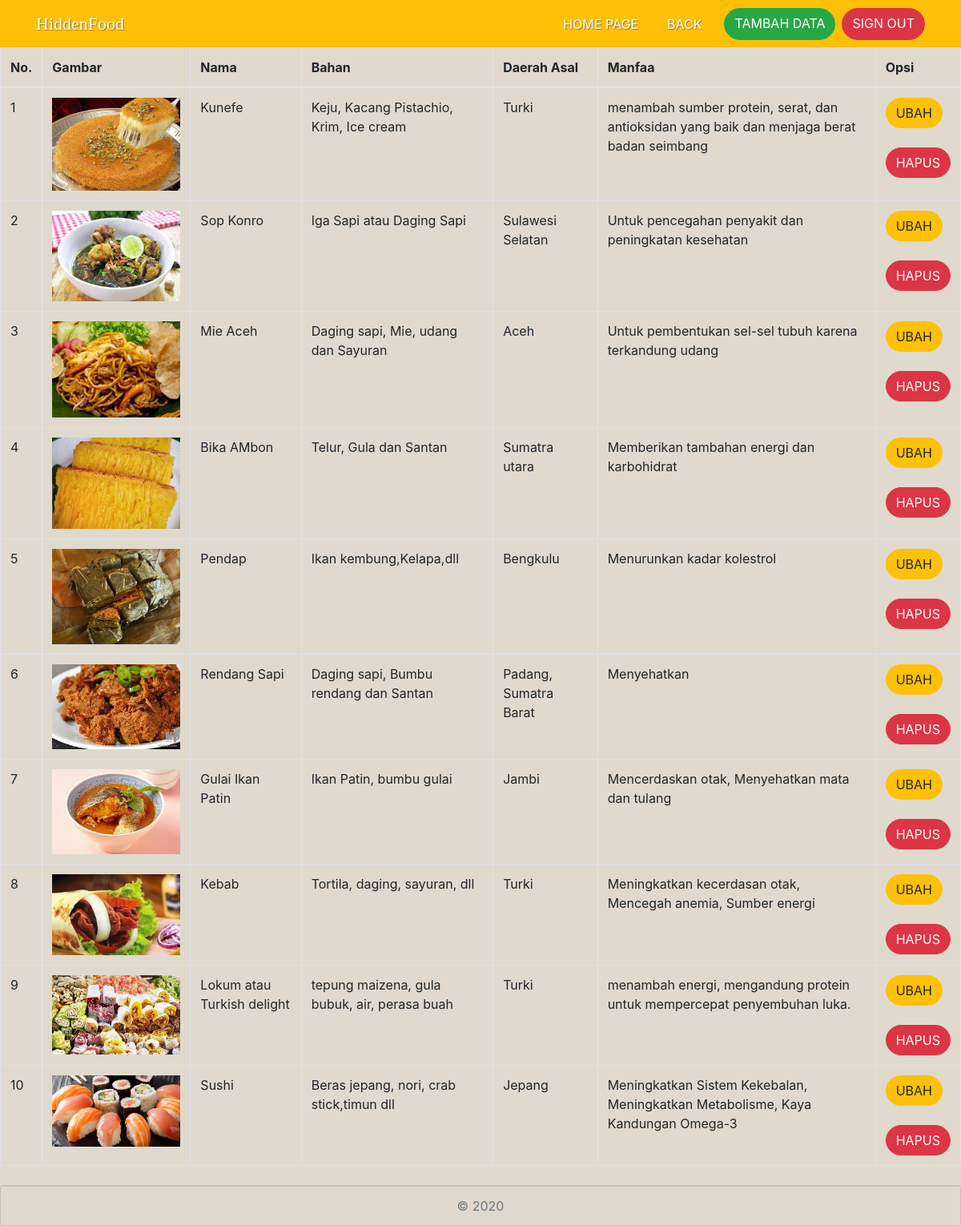
Page /tubes/tubes_193040042/php/admin.php (signed in) on the committed database.
### tables this page shows
CREATE TABLE IF NOT EXISTS `makanan` (
  `id` int(11) NOT NULL AUTO_INCREMENT,
  `gambar` varchar(255) NOT NULL,
  `nama` varchar(255) NOT NULL,
  `bahan` longtext NOT NULL,
  `daerah_asal` varchar(255) NOT NULL,
  `manfaat` longtext NOT NULL,
  PRIMARY KEY (`id`)
);

### tubes/tubes_193040042/php/function.php (called while the page is built, shortened)
<?php
function koneksi()
{
    $conn = mysqli_connect("localhost", "root", "") or die("Koneksi ke DB gagal");
    mysqli_select_db($conn, "tubes_193040042") or die("Database Salah!");
    return $conn;
}
function query($sql)
{
    $conn = koneksi();
    $result = mysqli_query($conn, $sql);
    $rows = [];
    while ($row = mysqli_fetch_assoc($result)) {
        $rows[] = $row;
    }
    return $rows;
}

### tubes/tubes_193040042/php/admin.php (the view, shortened to what this page needs)
<?php
$makanan = query("SELECT * FROM makanan");
?>
<!doctype html>
<html lang="en">
<head>
  <link rel="stylesheet" href="https://maxcdn.bootstrapcdn.com/bootstrap/4.0.0/css/bootstrap.min.css">
  <link rel="stylesheet" href="../css/newcss.css">
</head>
<body id="body">
  <nav class="navbar sticky-top navbar-expand-lg navbar-light bg-warning">
    <div class="container">
      <a class="navbar-brand" href="#body">HiddenFood</a>
      <div class="collapse navbar-collapse" id="navbarNavAltMarkup">
        <div class="navbar-nav ml-auto">
          <a class="nav-item nav-link active" href="../index.php">Home Page<span class="sr-only">(current)</span></a>
          <a class="nav-item nav-link active" href="isi.php">Back</a>
          <a class="nav-item  btn btn-success tombol mr-2" href="tambah2.php">Tambah Data</a>
          <a class="nav-item  btn btn-danger tombol" href="logout.php">Sign Out</a>
        </div>
      </div>
  </nav>
  <table class="table table-responsive-sm table-hover table-bordered">
    <thead>
      <tr>
        <th scope="col">No.</th>
        <th scope="col">Gambar</th>
        <th scope="col">Nama</th>
        <th scope="col">Bahan</th>
        <th scope="col">Daerah Asal</th>
        <th scope="col">Manfaa</th>
        <th scope="col">Opsi</th>
      </tr>
    </thead>
    <tbody>
      <?php if (empty($makanan)) : ?>
        <tr>
          <td colspan="7">
            <h1>Data tidak ditemukan</h1>
          </td>
        </tr>
      <?php else : ?>
        <?php $no = 1 ?>
        <?php foreach ($makanan as $mkn) : ?>
          <tr>
            <td><?= $no ?></td>
            <td><img src="../assets/img/<?= $mkn['gambar'] ?>" width="160"></td>
            <td><?= $mkn['nama'] ?></td>
            <td><?= $mkn['bahan'] ?></td>
            <td><?= $mkn['daerah_asal'] ?></td>
            <td><?= $mkn['manfaat'] ?></td>
            <td>
              <a href="ubah.php?id=<?= $mkn['id']; ?>"><button class="btn btn-warning tombol">Ubah</button></a><br><br>
              <a href="hapus.php?id=<?= $mkn['id']; ?>" onclick="return confirm('Yakin Akan Menghapus Data')"><button class="btn btn-danger tombol">Hapus</button></a>
            </td>
          </tr>
          <?php
          $no++;
          ?>
        <?php endforeach; ?>
      <?php endif; ?>
    </tbody>
  </table>
  <div class="card text-center mt-4" style="background-color: rgb(223, 218, 205)">
    <div class="card-footer text-muted " style="background-color: rgb(223, 218, 205)">
      © 2020
    </div>
  </div>
</body>
</html>

### tubes/tubes_193040042/css/newcss.css (style rules this page uses)
body { background-color: rgb(223, 218, 205); }
.navbar-brand { font-family: viga; font-size: 22px; }
.tombol { text-transform: uppercase; border-radius: 50px; }
@media (min-width: 992px) { .navbar-brand, .nav-link { color: white !important; text-shadow: 1px 1px 1px rgba(86, 86, 81, 0.7); } }
@media (min-width: 992px) { .nav-link { text-transform: uppercase; margin-right: 20px; } }

### rows in the picture
makanan: gambar (picture), nama "Kunefe", bahan "Keju, Kacang Pistachio, Krim, Ice cream", daerah_asal "Turki", manfaat "menambah sumber protein, serat, dan antioksidan yang baik dan menjaga berat badan seimbang"
makanan: gambar (picture), nama "Sop Konro", bahan "Iga Sapi atau Daging Sapi", daerah_asal "Sulawesi Selatan", manfaat "Untuk pencegahan penyakit dan peningkatan kesehatan"
makanan: gambar (picture), nama "Mie Aceh", bahan "Daging sapi, Mie, udang dan Sayuran", daerah_asal "Aceh", manfaat "Untuk pembentukan sel-sel tubuh karena terkandung udang"
makanan: gambar (picture), nama "Bika AMbon", bahan "Telur, Gula dan Santan", daerah_asal "Sumatra utara", manfaat "Memberikan tambahan energi dan karbohidrat"
makanan: gambar (picture), nama "Pendap", bahan "Ikan kembung,Kelapa,dll", daerah_asal "Bengkulu", manfaat "Menurunkan kadar kolestrol"
makanan: gambar (picture), nama "Rendang Sapi", bahan "Daging sapi, Bumbu rendang dan Santan", daerah_asal "Padang, Sumatra Barat", manfaat "Menyehatkan"
makanan: gambar (picture), nama "Gulai Ikan Patin", bahan "Ikan Patin, bumbu gulai", daerah_asal "Jambi", manfaat "Mencerdaskan otak, Menyehatkan mata dan tulang"
makanan: gambar (picture), nama "Kebab", bahan "Tortila, daging, sayuran, dll", daerah_asal "Turki", manfaat "Meningkatkan kecerdasan otak, Mencegah anemia, Sumber energi"
makanan: gambar (picture), nama "Lokum atau Turkish delight", bahan "tepung maizena, gula bubuk, air, perasa buah", daerah_asal "Turki", manfaat "menambah energi, mengandung protein untuk mempercepat penyembuhan luka."
makanan: gambar (picture), nama "Sushi", bahan "Beras jepang, nori, crab stick,timun dll", daerah_asal "Jepang", manfaat "Meningkatkan Sistem Kekebalan, Meningkatkan Metabolisme, Kaya Kandungan Omega-3"
